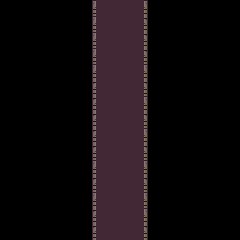

Rendered tile map (Tiled .tmx) drawn with the repository's tilesets; below, a short description and the map source with its tile grids summarised:
An orthogonal 15x15 tile map with 16x16 px tiles, 2 tile layers (Capa de Patrones 1, Capa de patrones 2).

<map version="1.0" tiledversion="1.1.3" orientation="orthogonal" renderorder="right-down" width="15" height="15" tilewidth="16" tileheight="16" infinite="0" nextobjectid="1">
 <tileset firstgid="1" name="0x72_16x16DungeonTileset.v4" tilewidth="16" tileheight="16" tilecount="256" columns="16">
  <image source="0x72_16x16DungeonTileset.v4.png" width="256" height="256" />
 </tileset>
 <layer name="Capa de Patrones 1" width="15" height="15">
  <data>[225 cells, 45 non-empty, 1 distinct tile ids]</data>
 </layer>
 <layer name="Capa de patrones 2" width="15" height="15">
  <data>[225 cells, 30 non-empty, 4 distinct tile ids]</data>
 </layer>
</map>
